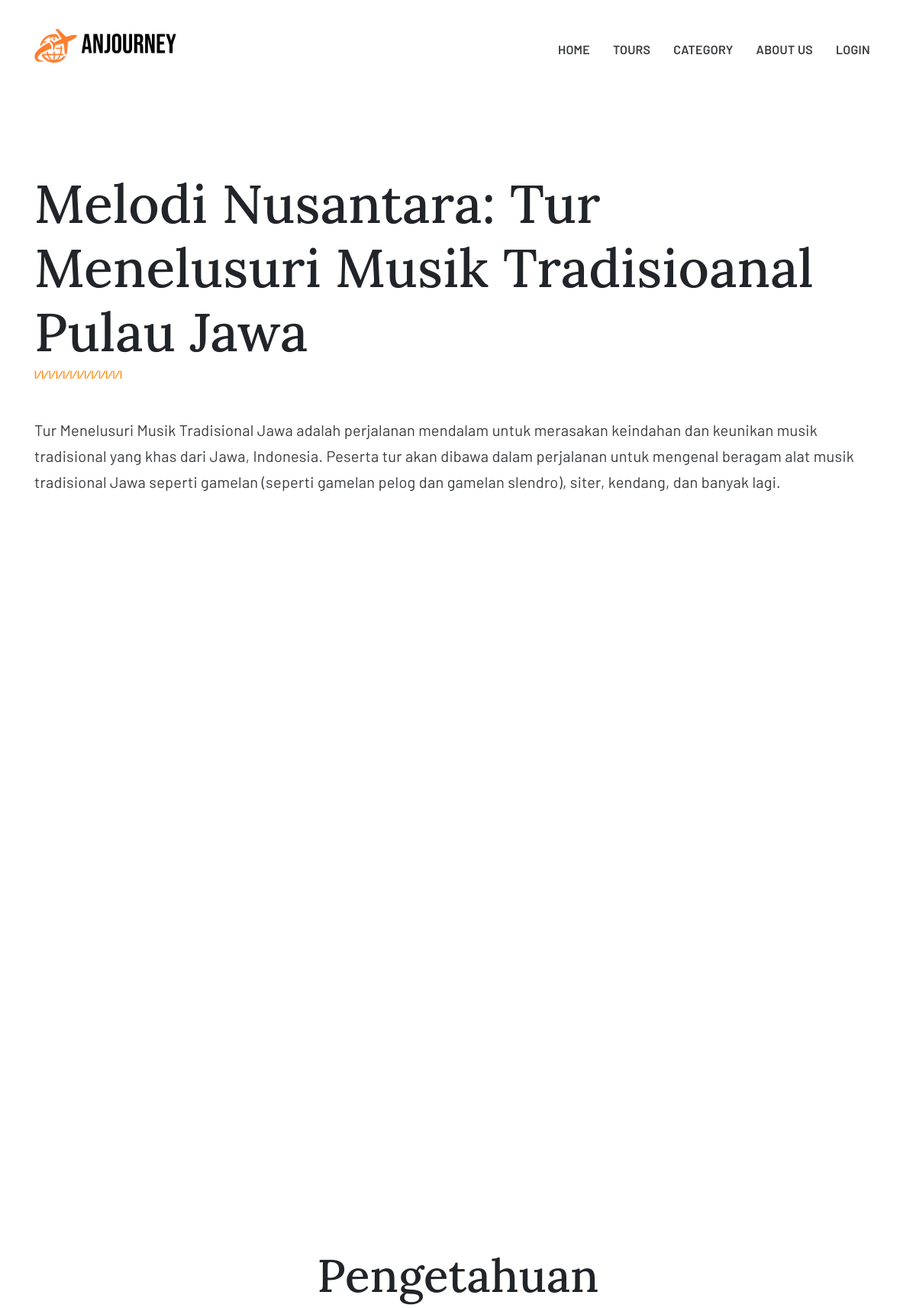
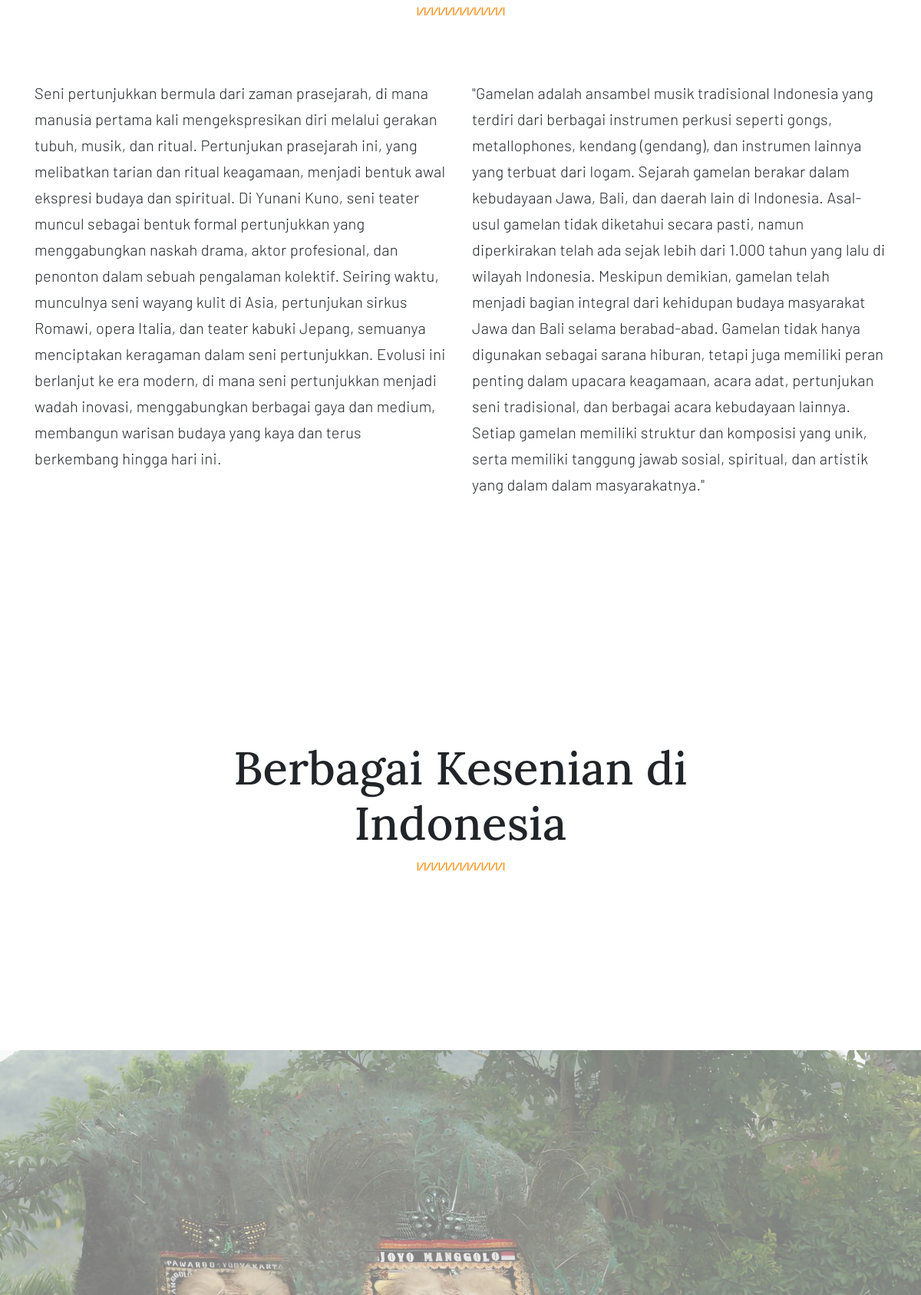
Page /attractions-single.php?id=8 (upper part) on the committed database (2 pictures, top to bottom).
### tables this page shows
CREATE TABLE `detailtour` (
  `id_detailtour` int(11) NOT NULL,
  `gambarTour` varchar(255) NOT NULL,
  `namaKota` varchar(255) NOT NULL,
  `namaTour` varchar(255) NOT NULL,
  `ketersediaanTour` enum('Available','Non Available','None') NOT NULL,
  `durasiTour` varchar(255) NOT NULL,
  `hargaTour` varchar(255) NOT NULL,
  `kategoriTour` enum('Tari','Teater','Music','Pameran Visual') NOT NULL,
  `deskripsiTour` varchar(1000) NOT NULL,
  `funFact` varchar(1000) NOT NULL,
  `tanggalPelaksanaan` date DEFAULT NULL
);

CREATE TABLE `detailwisata` (
  `id_detailWisata` int(11) NOT NULL,
  `gambarWisata` varchar(255) NOT NULL,
  `judulWisata` varchar(255) NOT NULL,
  `deskripsiWisata` varchar(255) NOT NULL,
  `id_detailtour` int(11) DEFAULT NULL,
  `id_berita` int(11) DEFAULT NULL,
  `kategoriWisata` enum('Tari','Pameran Visual','Teater','Music') NOT NULL
);

### attractions-single.php (the view, shortened to what this page needs)
<?php
include "koneksi.php"
?>
<!DOCTYPE html>
<php lang="zxx">
    <head>
        <link rel="stylesheet" href="css/swiper.min.css" />
        <link rel="stylesheet" href="https://cdnjs.cloudflare.com/ajax/libs/font-awesome/4.7.0/css/font-awesome.css" />
        <link rel="stylesheet" href="https://stackpath.bootstrapcdn.com/bootstrap/4.4.1/css/bootstrap.min.css"
 />
        <link rel="stylesheet" href="css/style.css" />
        <link rel="stylesheet" href="css/profile.css" />
    </head>
    <body>
        <header class="header-int">
            <div class="container">
                <nav class="navbar dark">
                    <a href="index.php" class="navbar-brand"><img src="images/anjBlack.png" alt="Image" /></a>
                    <ul class="navbar-nav">
                        <li class="nav-item dropdown">
                            <a class="nav-link" href="index.php">HOME</a>
                        </li>
                        <li class="nav-item"><a class="nav-link" href="tours-list.php">TOURS</a></li>
                        <li class="nav-item dropdown">
                            <a class="nav-link">CATEGORY</a>
                        </li>
                        <li class="nav-item"><a class="nav-link" href="about-us.php">ABOUT US</a></li>
                        <li class="nav-item">
                            <a id="login-logout-link" class="nav-link" href="#" onclick="toggleLoginStatus()">LOGIN</a>
                        </li>
    </body>
    <section class="attractions-header">
        <div class="container">
            <div class="row">
                <?php
$idDetailtour = isset($_GET['id']) ? $_GET['id'] : '';
$sql = "SELECT * FROM detailtour WHERE id_detailtour = '$idDetailtour'";
$result = $conn->query($sql);
if ($result->num_rows > 0) {
    while ($row = $result->fetch_assoc()) {
        ?>
                <div class="col-12">
                    <h2><?php echo $row['namaTour']; ?></h2>
                    <img src="images/title-seperator.png" alt="Image" />
                    <p>
                        <?php echo $row['deskripsiTour']; ?>
                    </p>
                </div>
                <?php
    }
} else {
    echo "0 results";
}
?>
            </div>
        </div>
    </section>
    <?php
$idDetailtour = isset($_GET['id']) ? $_GET['id'] : '';
$sql = "SELECT * FROM detailtour WHERE id_detailtour = '$idDetailtour'";
$result = $conn->query($sql);
if ($result->num_rows > 0) {
    $row = $result->fetch_assoc();
    ?>
    <div class="attractions-hero-image bg-image" data-background="images/<?php echo $row['gambarTour']; ?>"></div>
    <?php
} else {
    echo "0 results";
}
?>
    <?php
if (isset($_GET['id'])) {
    $id_detailtour = $_GET['id'];
    $sql = "SELECT funFact FROM detailtour WHERE id_detailtour = $id_detailtour";
    $result = $conn->query($sql);
    if ($result->num_rows > 0) {
        while($row = $result->fetch_assoc()) {
            $funFact = $row["funFact"];
        }
    } else {
        $funFact = "Data funfact tidak ditemukan";
    }
} else {
    $funFact = "ID tidak valid";
}
?>
    <section class="tour-desc">
        <div class="container">
            <div class="row">
                <div class="col-12 text-center">
                    <div class="section-title">
                        <h2>Pengetahuan</h2>
                        <img src="images/title-seperator.png" alt="Image" />
                    </div>
                </div>
                <div class="col-lg-6">
                    <p>
                        Seni pertunjukkan bermula dari zaman prasejarah, di mana manusia pertama kali
                        mengekspresikan diri
                        melalui gerakan tubuh, musik, dan ritual. Pertunjukan prasejarah ini, yang melibatkan
                        tarian dan
                        ritual keagamaan, menjadi bentuk awal ekspresi budaya dan spiritual. Di Yunani Kuno,
                        seni teater
                        muncul sebagai bentuk formal pertunjukkan yang menggabungkan naskah drama, aktor
                        profesional, dan
                        penonton dalam sebuah pengalaman kolektif. Seiring waktu, munculnya seni wayang kulit
                        di Asia, pertunjukan sirkus Romawi, opera Italia, dan teater kabuki Jepang, semuanya
                        menciptakan keragaman
                        dalam seni pertunjukkan. Evolusi ini berlanjut ke era modern, di mana seni
                        pertunjukkan menjadi
                        wadah inovasi, menggabungkan berbagai gaya dan medium, membangun warisan budaya yang
                        kaya dan terus
                        berkembang hingga hari ini.
                    </p>
                </div>
                <div class="col-lg-6">
                    <p>
                        <?php echo $funFact; ?>
                    </p>
                </div>
            </div>
        </div>
    </section>
    <section class="tour-desc">
        <div class="container">
            <div class="row">
                <div class="col-12 text-center">
                    <div class="section-title">
                        <h2>Berbagai Kesenian di Indonesia</h2>
                        <img src="images/title-seperator.png" alt="Image" />
                    </div>
    </section>
    <div class="swiper-blog-carousel">
        <div class="swiper-wrapper">
            <?php
        $sql = "SELECT gambarWisata FROM detailwisata";
        $result = $conn->query($sql);
        if ($result->num_rows > 0) {
            while ($row = $result->fetch_assoc()) {
        ?>
            <div class="swiper-slide">
                <img src="images/<?php echo $row['gambarWisata']; ?>" alt="Image" />
            </div>
            <?php
            }
        } else {
            echo "0 results";
        }
        ?>
        </div>
    </div>
    </body>
    </html>

### rows in the picture
detailtour: namaTour "Melodi Nusantara: Tur Menelusuri Musik Tradisioanal Pulau Jawa", deskripsiTour "Tur Menelusuri Musik Tradisional Jawa adalah perjalanan mendalam untuk merasakan keindahan dan keunikan musik tradisional yang khas dari Jawa, Indonesia. Peserta tur akan dibawa dalam perjalanan untuk mengenal beragam alat musik tradisional Jawa seperti gamelan (seperti gamelan pelog dan gamelan slendro), siter, kendang, dan banyak lagi.", funFact "\"Gamelan adalah ansambel musik tradisional Indonesia yang terdiri dari berbagai instrumen perkusi seperti gongs, metallophones, kendang (gendang), dan instrumen lainnya yang terbuat dari logam. Sejarah gamelan berakar dalam kebudayaan Jawa, Bali, dan daerah lain di Indonesia. Asal-usul gamelan tidak diketahui secara pasti, namun diperkirakan telah ada sejak lebih dari 1.000 tahun yang lalu di wilayah Indonesia. Meskipun demikian, gamelan telah menjadi bagian integral dari kehidupan budaya masyarakat Jawa dan Bali selama berabad-abad. Gamelan tidak hanya digunakan sebagai sarana hiburan, tetapi juga memiliki peran penting dalam upacara keagamaan, acara adat, pertunjukan seni tradisional, dan…"
detailwisata: gambarWisata (picture)
